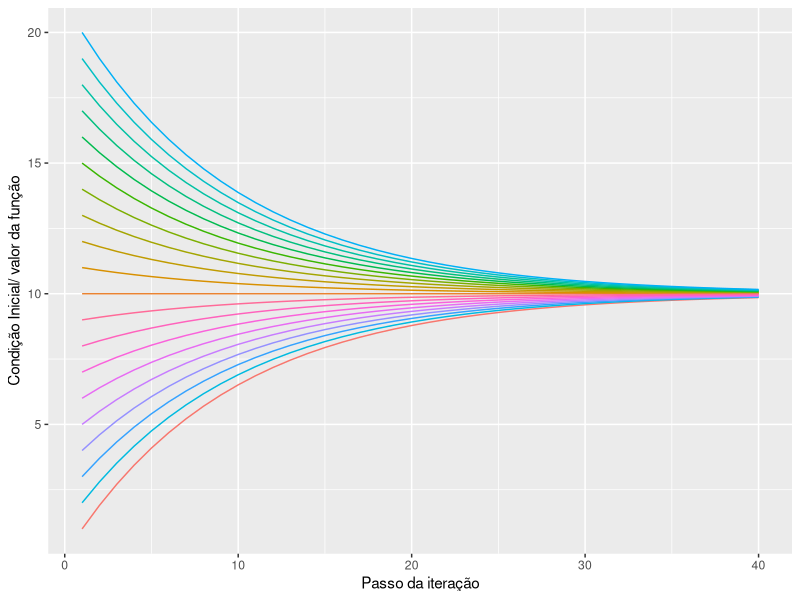

Recreate this plot in R.
## ---- chunk 1

contracao <- function(c, A, n, soma = 0) {
  x <- vector()
  x[1] <- c
  
  for(i in 2:n) {
    x[i] <- A*x[i-1] + soma
  }
  
  x
  
}

contracao <- purrr::partial(contracao, n = 40, s = 1, A = .9)

library(magrittr)
library(ggplot2)

purrr::map_dfc(1:20, ~ contracao(.x)) %>%
  dplyr::mutate(x = 1:nrow(.)) %>%
  tidyr::pivot_longer(- x, names_to = "C0") %>%
  ggplot(aes(x = x, y = value, color = C0)) +
  geom_line() +
  theme(legend.position = "none") +
  labs(x = "Passo da iteração",
       y = "Condição Inicial/ valor da função")

